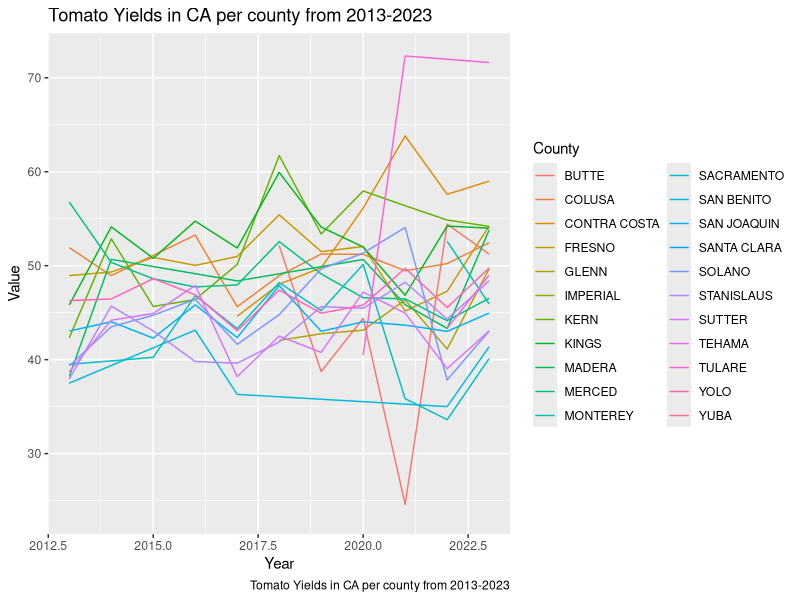

Reproduce this figure in R.
#load libraries
library(here)
library(tidyverse)

#read all tomato yield csv file
tomato_df <- read.csv("CA_tomato_yield_by_county.csv", header = TRUE)

#filter for 2014-2024 years
tomato_df_2013to2023 <- tomato_df %>% 
  filter(between(Year,2013,2023)) %>% 
  filter(County != "OTHER (COMBINED) COUNTIES") %>% 
  filter(County != "OTHER COUNTIES") 

#create figure
#note this is for all available counties, we may filter out to target
#certain counties
fig1 <- ggplot(tomato_df_2013to2023,
               aes(x = Year,
                   y = Value,
                   color = County))+
  geom_line()+
  labs(title = "Tomato Yields in CA per county from 2013-2023",
       caption = "Tomato Yields in CA per county from 2013-2023")
fig1
